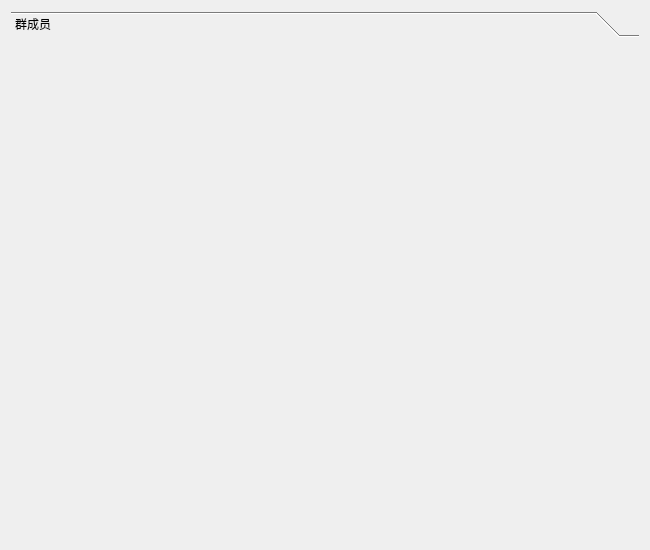
<?xml version="1.0" encoding="UTF-8"?>
<ui version="4.0">
 <class>DialogList</class>
 <widget class="QWidget" name="DialogList">
  <property name="geometry">
   <rect>
    <x>0</x>
    <y>0</y>
    <width>650</width>
    <height>550</height>
   </rect>
  </property>
  <property name="windowTitle">
   <string>Form</string>
  </property>
  <layout class="QVBoxLayout" name="verticalLayout">
   <item>
    <widget class="QToolBox" name="DialogList_2">
     <property name="enabled">
      <bool>true</bool>
     </property>
     <property name="sizePolicy">
      <sizepolicy hsizetype="Preferred" vsizetype="Preferred">
       <horstretch>0</horstretch>
       <verstretch>0</verstretch>
      </sizepolicy>
     </property>
     <property name="sizeIncrement">
      <size>
       <width>0</width>
       <height>0</height>
      </size>
     </property>
     <property name="layoutDirection">
      <enum>Qt::LeftToRight</enum>
     </property>
     <property name="lineWidth">
      <number>0</number>
     </property>
     <property name="currentIndex">
      <number>0</number>
     </property>
     <widget class="QWidget" name="page">
      <property name="geometry">
       <rect>
        <x>0</x>
        <y>0</y>
        <width>632</width>
        <height>506</height>
       </rect>
      </property>
      <attribute name="label">
       <string>群成员</string>
      </attribute>
      <layout class="QHBoxLayout" name="vLayout">
       <property name="leftMargin">
        <number>0</number>
       </property>
       <property name="topMargin">
        <number>0</number>
       </property>
       <property name="rightMargin">
        <number>0</number>
       </property>
       <property name="bottomMargin">
        <number>0</number>
       </property>
      </layout>
     </widget>
    </widget>
   </item>
  </layout>
 </widget>
 <resources/>
 <connections/>
</ui>
